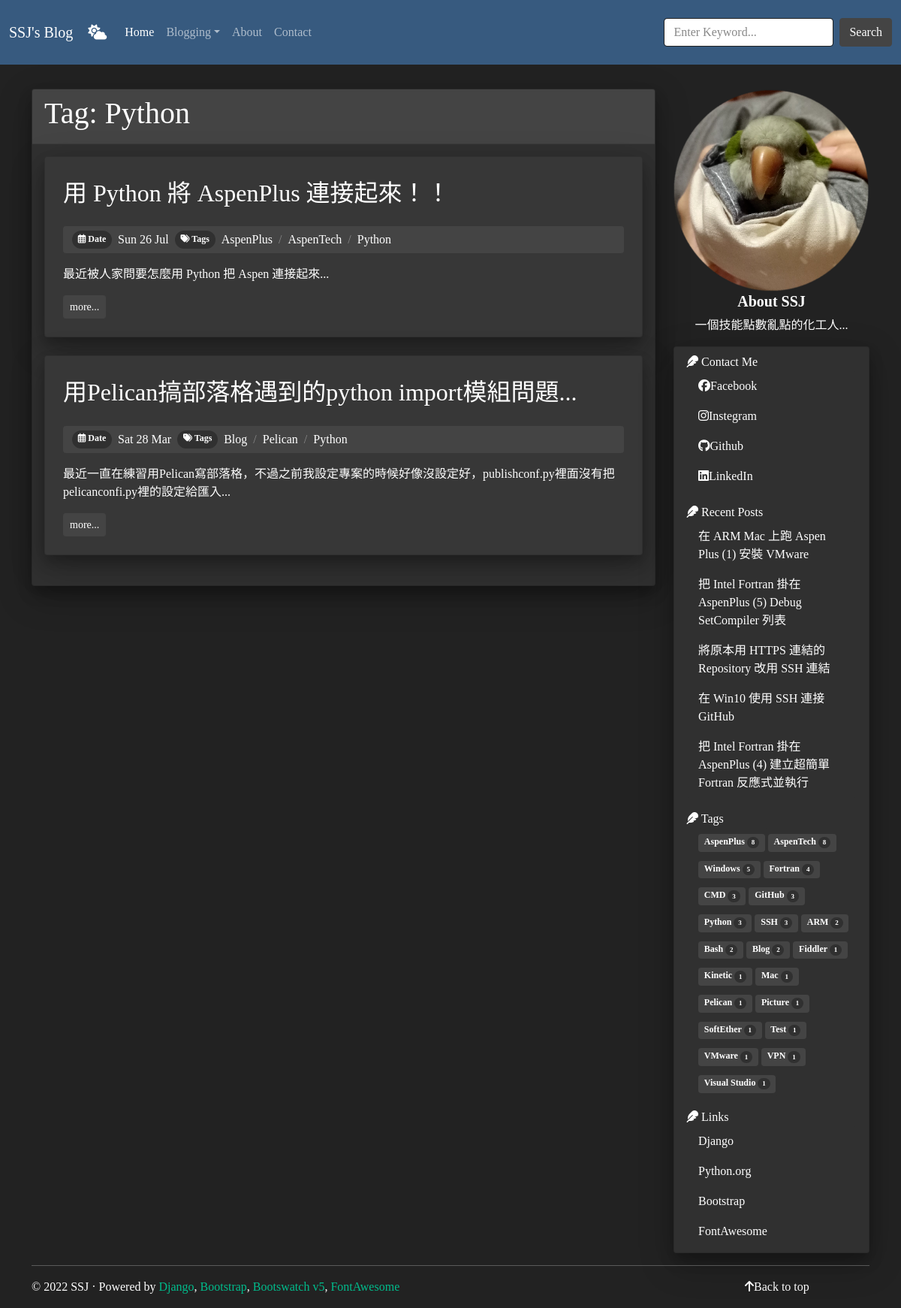
Page /tags/Python on the committed database.
### mysite/models.py (models this page shows, shortened)
class Tags(models.Model):
    name = models.CharField(unique=True, max_length=100)
    class Meta:
        ordering = ('name',)

class Articles(models.Model):
    title = models.CharField(max_length=200)
    slug = models.CharField(unique=True, max_length=200)
    abstract = models.CharField(max_length=200)
    pub_date = models.DateTimeField(default=timezone.now)
    tags = models.ManyToManyField(Tags)
    visible = models.BooleanField(default=False)
    series = models.ForeignKey(Series, on_delete=models.CASCADE, null=True, blank=True)
    body = RichTextField()
    class Meta:
        ordering = ('pub_date',)

### mysite/views.py (the view)
    def wrapper(*args, **kwargs):
        request = args[0]
        if request.COOKIES.get('_theme') and request.COOKIES.get('_theme') in ('dark', 'flat'):
            pass
        else:
            request.COOKIES['_theme'] = 'dark'
        response = func(*args, **kwargs)
        return response

### mysite/views.py (called while the page is built)
def recent_posts(number=5):
    recent_articles = models.Articles.objects.filter(visible=True).order_by('-pub_date')[0:number]
    return recent_articles

def tags_cloud():
    tags_freq = OrderedDict()
    for tag in models.Tags.objects.all():
        tags_freq[tag.name] = len(models.Articles.objects.filter(tags=tag))
    sorted_dict = sorted(tags_freq.items(), key=lambda x: x[1], reverse=True)
    tags_freq.clear()
    tags_freq.update(sorted_dict)
    return tags_freq

def set_theme_cookie_firsttime(func):
    def wrapper(*args, **kwargs):
        request = args[0]
        if request.COOKIES.get('_theme') and request.COOKIES.get('_theme') in ('dark', 'flat'):
            pass
        else:
            request.COOKIES['_theme'] = 'dark'
        response = func(*args, **kwargs)
        return response
    return wrapper

@set_theme_cookie_firsttime
def tag_article_list_page(request, tag_name):
    recent_articles = recent_posts()
    tags_classified = tags_cloud()
    theme = request.COOKIES['_theme']
    target_tag = None
    try:
        target_tag = models.Tags.objects.get(name=tag_name)
        item_name = tag_name
        title = 'Tag'
    except:
        msg = '很抱歉，您找尋的標籤不存在，請回到首頁'
        return render(request, '404.html', locals())
    articles = models.Articles.objects.filter(visible=True).filter(tags=target_tag).order_by('-pub_date')
    articles = [
        {'title': ar.title,
         'abstract': ar.abstract,
         'slug': ar.slug,
         'isotime': timezone.make_naive(ar.pub_date).isoformat(),
         'time': timezone.make_naive(ar.pub_date).strftime("%a %d %b"),
         'tags': ar.tags.all(),
         } for ar in articles
    ]
    return render(request, 'query_page.html', locals())

### templates/query_page.html (shortened to what this page needs)
{% extends 'base.html' %}
{% block content %}
    <div class="card mb-3 query-result">
        <div class="card-header">
            <h2>{{ title }}: {{ item_name }}</h2>
        </div>
        <div id="query-results" class="card-body">
            {% for article in articles %}
                {% include 'component/article/article_brief.html' %}
                {% empty %}
                <h2>找不到{{ item_name }}相關的文章...</h2>
            {% endfor %}
        </div>
    </div>
{% endblock %}

### templates/component/article/article_header.html
<h3><a href="{% url 'article-url' article.slug %}">{{ article.title }}</a></h3>
<ol class="breadcrumb d-inline-flex flex-row">
    <span class="badge rounded-pill bg-dark me-2">
        <i class="far fa-calendar-alt"></i>
        <span class="label label-default">Date</span>
    </span>
    <span class="published me-2">
        {% load tz %}
        <time datetime="{{ article.isotime }}">{{ article.time }}</time>
    </span>
    <span class="badge rounded-pill bg-dark me-2">
        <i class="fas fa-tags"></i>
        <span class="label label-default">Tags</span>
    </span>
    {% for tag in article.tags %}
        <li class="breadcrumb-item"><a href="{% url 'tag-url' tag.name %}">{{ tag.name }}</a></li>
    {% endfor %}
</ol>

### templates/component/article/article_summary.html
<div class="summary">
    <p>{{ article.abstract }}</p>
    <a class="btn btn-secondary btn-sm" href="{% url 'article-url' article.slug %}">more...</a>
</div>

### templates/component/sidebar/infobar/recent_posts.html
<li class="list-group-item justify-content-between align-items-center">
    <i class="fas fa-feather"></i>
    Recent Posts
    <ul class="list-group" id="recentposts">
        {% for post in recent_articles %}
            <li class="list-group-item justify-content-between align-items-center"><a
                    href="{% url 'article-url' post.slug %}">{{ post.title }}</a></li>
        {% endfor %}
    </ul>
</li>

### templates/component/sidebar/infobar/tag_cloud.html
<li class="list-group-item justify-content-between align-items-center">
    <i class="fas fa-feather"></i>
    Tags
    <ul id="tags" class="d-inline-flex flex-row list-group ps-3">
        {% for tag_name, tag_freq in tags_classified.items %}
            <li class="list-group-item d-flex justify-content-between align-items-end ps-0 pe-1 pb-1">
                <a class="badge bg-secondary" href="{% url 'tag-url' tag_name %}">
                    {{ tag_name }}
                    <span class="badge rounded-pill bg-dark">{{ tag_freq }}</span>
                </a>
            </li>
        {% endfor %}
    </ul>
</li>

### rows in the picture
Tags: name "Python", tags_classified "Python"
Articles: title "用 Python 將 AspenPlus 連接起來！！", abstract "最近被人家問要怎麼用 Python 把 Aspen 連接起來..."
Tags: name "AspenPlus", tags_classified "AspenPlus"
Tags: name "AspenTech", tags_classified "AspenTech"
Articles: title "用Pelican搞部落格遇到的python import模組問題...", abstract "最近一直在練習用Pelican寫部落格，不過之前我設定專案的時候好像沒設定好，publishconf.py裡面沒有把pelicanconfi.py裡的設定給匯入..."
Tags: name "Blog", tags_classified "Blog"
Tags: name "Pelican", tags_classified "Pelican"
Articles: title "在 ARM Mac 上跑 Aspen Plus (1) 安裝 VMware"
Articles: title "把 Intel Fortran 掛在 AspenPlus (5) Debug SetCompiler 列表"
Articles: title "將原本用 HTTPS 連結的 Repository 改用 SSH 連結"
Articles: title "在 Win10 使用 SSH 連接 GitHub"
Articles: title "把 Intel Fortran 掛在 AspenPlus (4) 建立超簡單 Fortran 反應式並執行"
Tags: tags_classified "Windows"
Tags: tags_classified "Fortran"
Tags: tags_classified "CMD"
Tags: tags_classified "GitHub"
Tags: tags_classified "SSH"
Tags: tags_classified "ARM"
Tags: tags_classified "Bash"
Tags: tags_classified "Fiddler"
Tags: tags_classified "Kinetic"
Tags: tags_classified "Mac"
Tags: tags_classified "Picture"
Tags: tags_classified "SoftEther"
Tags: tags_classified "Test"
Tags: tags_classified "VMware"
Tags: tags_classified "VPN"
Tags: tags_classified "Visual Studio"

### other values in the picture
{{ title }} "Tag"
{{ article.time }} "Sun 26 Jul" "Sat 28 Mar"
{{ tag_freq }} "8" "8" "5" "4" "3" "3" "3" "3" "2" "2" "2" "1" "1" "1" "1" "1" "1" "1" "1" "1" "1"
